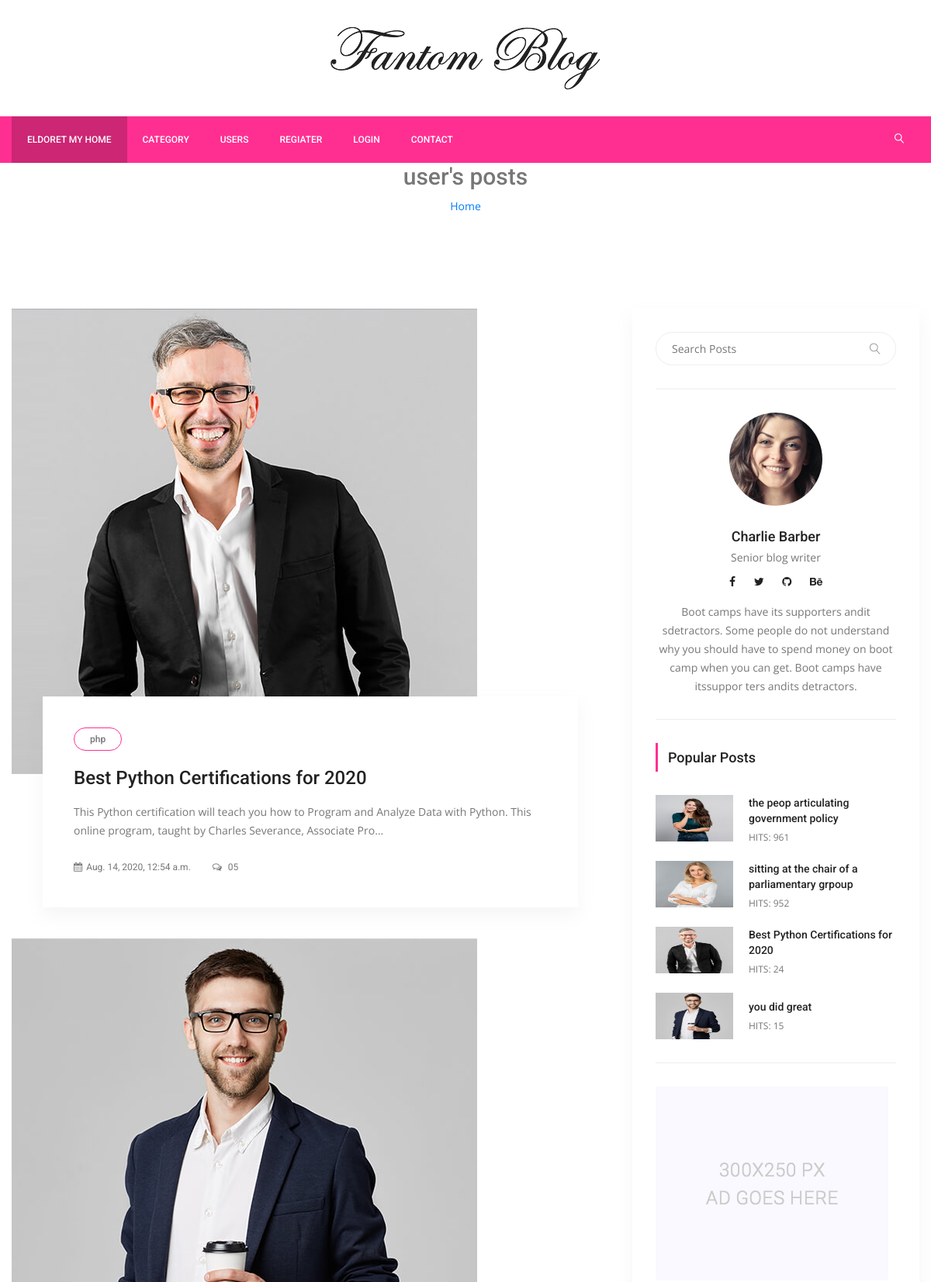
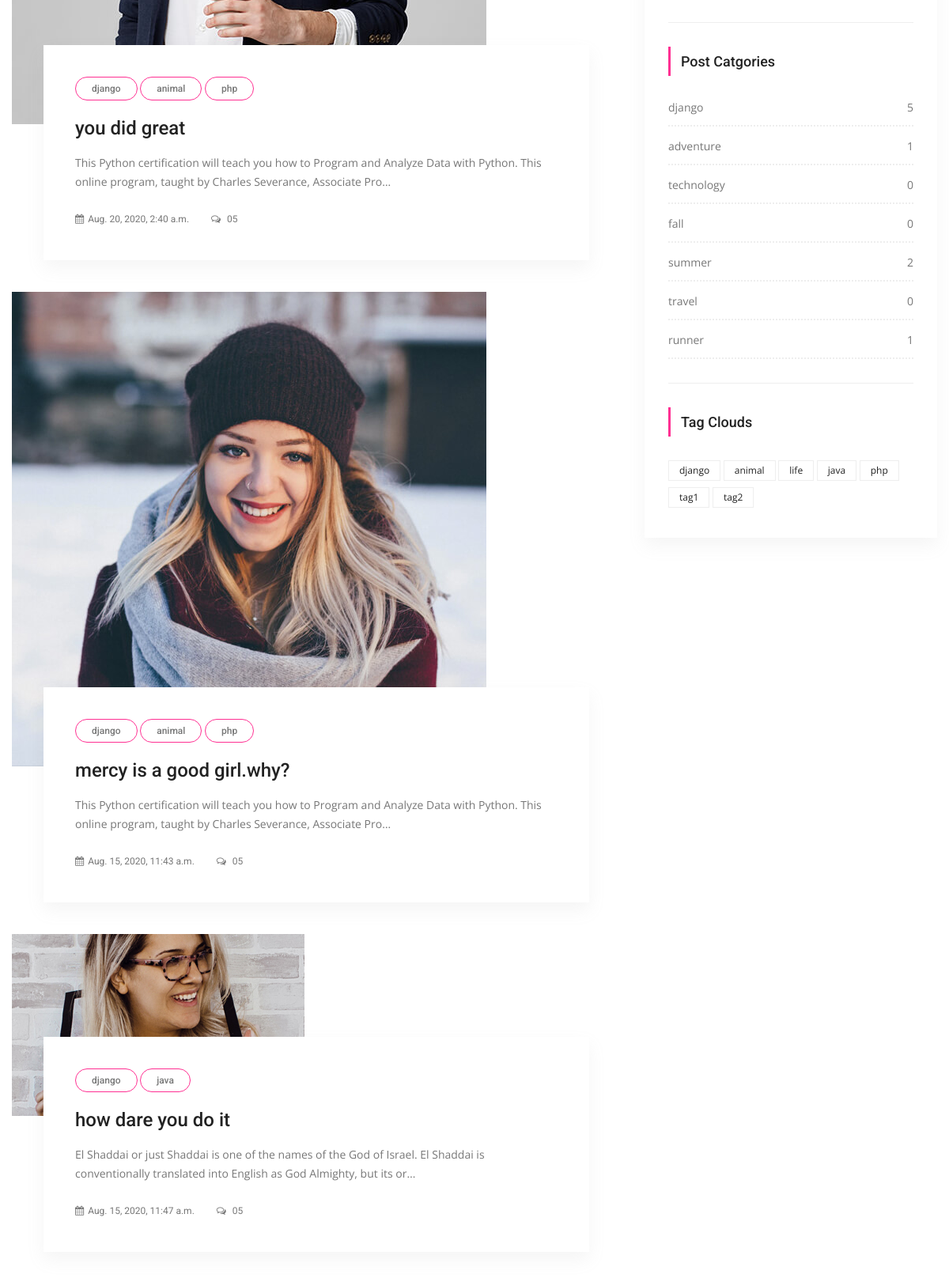
The page /users/2 (upper part) on the database its author committed (2 pictures, top to bottom).
### posts/models.py (models this page shows, shortened)
class Post(models.Model):
    title = models.CharField(max_length=150)
    content = models.TextField()
    publishing_date = models.DateTimeField(auto_now=True)
    image = models.ImageField(blank=True, null=True, upload_to='uploads/')
    user = models.ForeignKey(settings.AUTH_USER_MODEL, on_delete=models.CASCADE)
    slug = models.SlugField(default="slug", editable=False)
    category = models.ForeignKey(Category, on_delete=models.CASCADE, default=1, related_name="posts")
    tag = models.ManyToManyField(Tag, related_name="posts", blank=True)
    slider_post = models.BooleanField(default=False)
    hit = models.PositiveIntegerField(default=0)

class Tag(models.Model):
    title = models.CharField(max_length=50)
    slug = models.SlugField(editable=False)
    def __str__(self):
        return self.title

class Category(models.Model):
    title = models.CharField(max_length=150)
    slug = models.SlugField(editable=False)
    def post_count(self):
        return self.posts.all().count()

### users/views.py (the view)
# urls.py: path('<int:pk>',UserPostView.as_view(), name="user_posts"),
class UserPostView(ListView):
    template_name = 'users/user-post.html'
    model = Post
    context_object_name = 'posts'
    paginate_by = 5
    def get_queryset(self):
        return Post.objects.filter(user=self.kwargs['pk'])

### posts/templatetags/custom_tags.py (called while the page is built)
@register.simple_tag(name="categories")
def all_categories():
    return Category.objects.all()

@register.simple_tag(name="tags")
def all_tags():
    return Tag.objects.all()

@register.simple_tag(name="hit_posts")
def hit_posts():
    return Post.objects.order_by('-hit')[:4]

### templates/users/user-post.html (shortened to what this page needs)
{% extends 'base.html'%}
{% load static %}
{% block content %}
        <section class="banu Area =====nner_area">
            <div class="banner_inner d-flex align-items-center">
				<div class="container">
					<div class="banner_content text-center">
						<h2>user's posts</h2>
						<div class="page_link">
							<a href="{% url 'index' %}">Home</a>
						</div>
					</div>
				</div>
            </div>
        </section>
        <section class="blog_area p_120">
            <div class="container">
                <div class="row">
                    <div class="col-lg-8">
                        <div class="blog_left_sidebar">
							{% for post in posts %}
                            <article class="blog_style1">
                            	<div class="blog_img">
                            		<img class="img-fluid" src="{{post.image.url}}" alt="">
                            	</div>
                            	<div class="blog_text">
									<div class="blog_text_inner">
										{% for tag in post.tag.all %}
										<a class="cat" href="{% url 'tag_detail' tag.slug %">{{ tag.title }}</a>
										<a href="{% url 'detail' pk=post.id slug=post.slug %}"><h4>{{post.title}}</h4></a>
										<p>{{post.content |truncatechars:150 }}</p>
										<div class="date">
											<a href="#"><i class="fa fa-calendar" aria-hidden="true"></i>{{post.publishing_date}} </a>
											<a href="#"><i class="fa fa-comments-o" aria-hidden="true"></i> 05</a>
										</div>
									</div>
                            	</div>
                            </article>
							{% endfor%}
                        </div>
                    </div>
                    {% include 'right_side.html'%}
                </div>
            </div>
        </section>
        {% endblock%}

### templates/right_side.html
{% load static %}
{% load custom_tags %}
<div class="col-lg-4">
                        <div class="blog_right_sidebar">
                            <aside class="single_sidebar_widget search_widget">
                                <form action="{% url 'search' %}" method="get">
                                <div class="input-group">
                                    <input type="text" class="form-control" placeholder="Search Posts" name="q">
                                    <span class="input-group-btn">
                                        <button class="btn btn-default" type="button"><i class="lnr lnr-magnifier"></i></button>
                                    </span>
                                </div>
                                    </form>
                                <div class="br">
                                </div>
                            </aside>
                            <aside class="single_sidebar_widget author_widget">
                                <img class="author_img rounded-circle" src="{% static "img/blog/author.png" %}" alt="">
                                <h4>Charlie Barber</h4>
                                <p>Senior blog writer</p>
                                <div class="social_icon">
                                    <a href="#"><i class="fa fa-facebook"></i></a>
                                    <a href="#"><i class="fa fa-twitter"></i></a>
                                    <a href="#"><i class="fa fa-github"></i></a>
                                    <a href="#"><i class="fa fa-behance"></i></a>
                                </div>
                                <p>Boot camps have its supporters andit sdetractors. Some people do not understand why you should have to spend money on boot camp when you can get. Boot camps have itssuppor ters andits detractors.</p>
                                <div class="br"></div>
                            </aside>
                            <aside class="single_sidebar_widget popular_post_widget">
                                <h3 class="widget_title">Popular Posts</h3>
                                {% hit_posts as posts %}
                                {% for post in posts %}
                                <div class="media post_item">
                                    <img src="{{ post.image.url }}" alt="post" style="width:100px;height:60px">
                                    <div class="media-body">
                                        <a href="{% url 'detail' post.pk post.slug %}"><h3>{{ post.title }}</h3></a>
                                        <p>HITS: {{ post.hit }}</p>
                                    </div>
                                </div>
                                {% endfor %}
                                <div class="br"></div>
                            </aside>
                            <aside class="single_sidebar_widget">
                                <a href="#"><img class="img-fluid" src="{% static "img/blog/add.jpg" %}" alt=""></a>
                                <div class="br"></div>
                            </aside>
                            <aside class="single_sidebar_widget post_category_widget">
                                <h4 class="widget_title">Post Catgories</h4>
                                <ul class="list cat-list">
                                    {% categories as categories%}
                                    {% for category in categories %}
                                    <li>
                                        <a href="{% url 'category_detail' pk=category.id slug=category.slug %}" class="d-flex justify-content-between">
                                            <p>{{ category.title }}</p>
                                            <p>{{ category.post_count }}</p>
                                        </a>
                                    </li>
                                    {% endfor %}
                                </ul>
                                <div class="br"></div>
                            </aside>
                            <aside class="single-sidebar-widget tag_cloud_widget">
                                <h4 class="widget_title">Tag Clouds</h4>
                                <ul class="list">
                                    {% tags as labels %}
                                    {% for label in labels %}
                                    <li><a href="{% url 'tag_detail' slug=label.slug%}">{{ label }}</a></li>
                                    {% endfor %}
                                </ul>
                            </aside>
                        </div>
                    </div>

### rows shown on the page
Post: image (picture), title "Best Python Certifications for 2020", content "This Python certification will teach you how to Program and Analyze Data with Python. This online program, taught by Charles Severance, Associate Pro…", publishing_date "Aug. 14, 2020, 12:54 a.m.", hit "24"
Tag: title "php"
Post: image (picture), title "you did great", content "This Python certification will teach you how to Program and Analyze Data with Python. This online program, taught by Charles Severance, Associate Pro…", publishing_date "Aug. 20, 2020, 2:40 a.m.", hit "15"
Tag: title "django"
Tag: title "animal"
Post: image (picture), title "mercy is a good girl.why?", content "This Python certification will teach you how to Program and Analyze Data with Python. This online program, taught by Charles Severance, Associate Pro…", publishing_date "Aug. 15, 2020, 11:43 a.m."
Post: image (picture), title "how dare you do it", content "El Shaddai or just Shaddai is one of the names of the God of Israel. El Shaddai is conventionally translated into English as God Almighty, but its or…", publishing_date "Aug. 15, 2020, 11:47 a.m."
Tag: title "java"
Post: image (picture), title "the peop articulating government policy", hit "961"
Post: image (picture), title "sitting at the chair of a parliamentary grpoup", hit "952"
Category: title "django", post_count "5"
Category: title "adventure", post_count "1"
Category: title "technology", post_count "0"
Category: title "fall", post_count "0"
Category: title "summer", post_count "2"
Category: title "travel", post_count "0"
Category: title "runner", post_count "1"
Tag: title "life"
Tag: title "tag1"
Tag: title "tag2"
